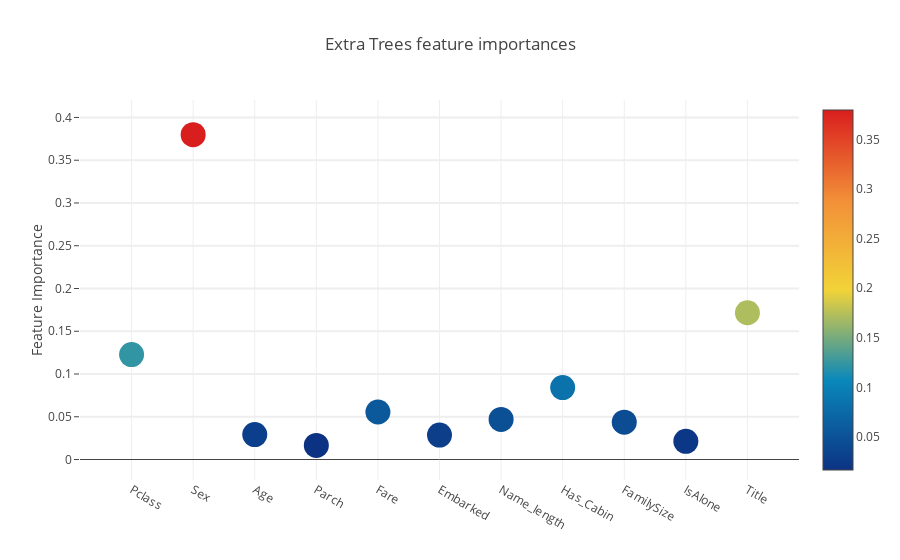

Write notebook code for a chart like this one.
### Code cell
# Scatter plot for Extra Trees feature importances
trace = go.Scatter(y = feature_dataframe['Extra Trees feature importances'].values,
                   x = feature_dataframe['features'].values,
                   mode='markers',
                   marker=dict(sizemode = 'diameter', sizeref = 1, size = 25,
                               color = feature_dataframe['Extra Trees feature importances'].values,
                               colorscale='Portland', showscale=True),
                   text = feature_dataframe['features'].values)
data = [trace]

layout= go.Layout(autosize= True,
                  title='Extra Trees feature importances',
                  hovermode= 'closest',
                  yaxis=dict(title='Feature Importance', ticklen= 5, gridwidth= 2),
#                 xaxis= dict(title='Pop', ticklen= 5, zeroline= False, gridwidth= 2),
                  showlegend= False)

fig = go.Figure(data=data, layout=layout)
py.iplot(fig,filename='scatter2010')

### Figure 1 — Plotly figure (JSON) as saved in the notebook; plotly's stock layout.template omitted (floating-point values rounded to 4 significant figures)
{"data": [{"marker": {"color": [0.1227, 0.3799, 0.02912, 0.01655, 0.05557, 0.02858, 0.04689, 0.0841, 0.04366, 0.0213, 0.1716], "colorscale": "Portland", "showscale": true, "size": 25, "sizemode": "diameter", "sizeref": 1}, "mode": "markers", "text": ["Pclass", "Sex", "Age", "Parch", "Fare", "Embarked", "Name_length", "Has_Cabin", "FamilySize", "IsAlone", "Title"], "type": "scatter", "x": ["Pclass", "Sex", "Age", "Parch", "Fare", "Embarked", "Name_length", "Has_Cabin", "FamilySize", "IsAlone", "Title"], "y": [0.1227, 0.3799, 0.02912, 0.01655, 0.05557, 0.02858, 0.04689, 0.0841, 0.04366, 0.0213, 0.1716]}], "layout": {"autosize": true, "hovermode": "closest", "showlegend": false, "title": "Extra Trees feature importances", "yaxis": {"gridwidth": 2, "ticklen": 5, "title": "Feature Importance"}}}
